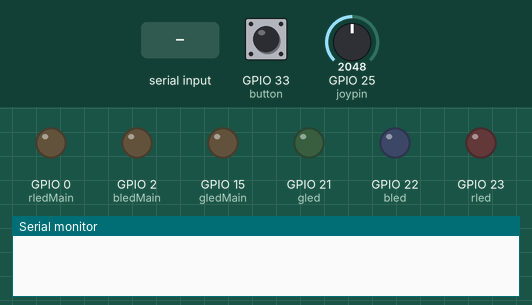
A sketch run on a simulated ESP32. Parts: output pins drawn as LEDs (lit = HIGH), the last lines printed to the serial monitor. Dashed ring = blinking. Inputs (shaded band) come from the test bench; at power-on: GPIO 25 (joypin) = 2048, GPIO 33 (button) HIGH.

Above: at 1.2 s.
1.3 s: GPIO 25 (joypin) set to 3943
2.8 s: GPIO 25 (joypin) set to 4033
At 3.25 s:
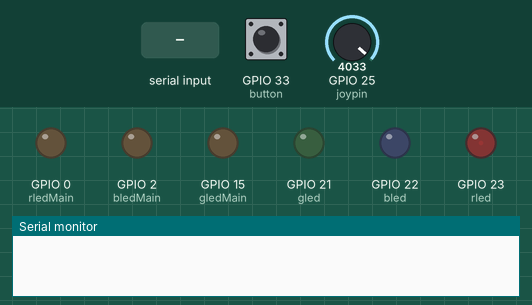
6.3 s: "s90\n" received over Serial
At 7.25 s:
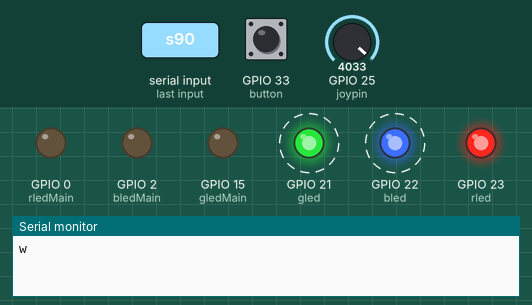
9.8 s: "90,45\n" received over Serial
At 10.25 s:
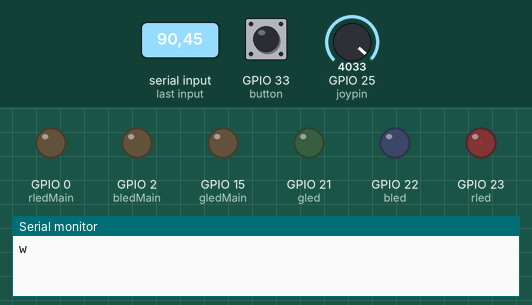
13.3 s: GPIO 33 (button) pulled LOW for 0.15 s
At 13.75 s:
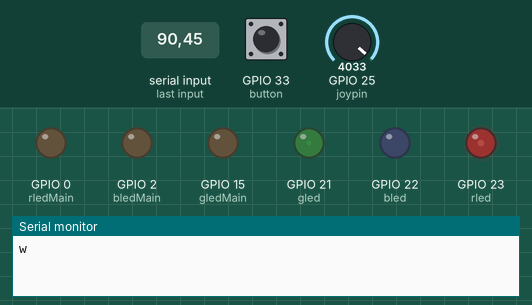
16.8 s: GPIO 33 (button) pulled LOW for 1 s
At 17.75 s:
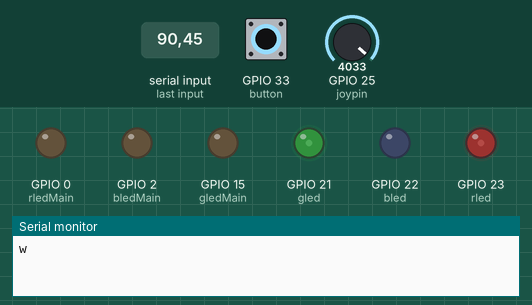
Timing chart, 0 to 24.5 s (numbered marks = the images above; inputs shaded):
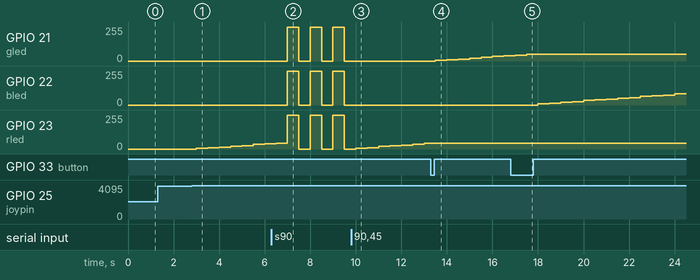

Measured:
- after the input at 1.3 s, every drawn part: stays the same
- after the input at 2.8 s, GPIO 23 (rled): moves from 0/255 to 40/255 over 3.0 s, starting after 0.20 s
- after the input at 6.3 s, GPIO 21 (gled), GPIO 22 (bled): alternates 255/255 for 0.50 s and 0/255 for 0.50 s, starting after 0.70 s
- after the input at 9.8 s, GPIO 21 (gled), GPIO 22 (bled): stops changing and stays 0/255
- after the input at 13.3 s, GPIO 21 (gled): moves from 0/255 to 40/255 over 3.0 s, starting after 0.20 s; GPIO 23 (rled): stays 45/255 (without the input it goes to 50/255 after 0.20 s)
- after the input at 16.8 s, GPIO 21 (gled): goes on until 17.5 s, then stays 50/255; GPIO 22 (bled): moves from 0/255 to 85/255 over 6.0 s, starting after 1.2 s

The sketch:

m2t2.ino
```cpp
#include <EasyButton.h>

#define NO_STATE 0
#define B_STATE 1
#define T_STATE 2
#define S_STATE 3
#define W_STATE 4
#define R_STATE 5
#define CMD_BUFF_LEN 13

int rled = 23;
int rval = 0;
int bled = 22;
int bval = 0;
int gled = 21;
int gval = 0;

int rledMain = 0;
int bledMain = 2;
int gledMain = 15;

int ledArray[3] = {0, 0, 0}; //0 = red, 1 = green, 2 = blue
int mainLed[3] = {0, 0, 0};

int state = 0;

int joypin = 25;
EasyButton button(33);

int clearBoard = 0;

char c; // IN char
char str[CMD_BUFF_LEN];
uint8_t idx = 0; // Reading index
String bufferRead;

int comstate = 0;

void setColors(int joyinput, int state){ //state = color index, increment = -1, 0, 1
  int increment;
  if(joyinput < 100){
    increment = -1;
  }
  else if(joyinput > 4000){
    increment = 1;
  }
  else{
    increment = 0;
  }
  ledArray[state] += increment * 5;

  if(ledArray[state] > 255){
    ledArray[state] = 255;
  }
  else if(ledArray[state] < 0){
    ledArray[state] = 0;
  }
}

void setState(){
  if(state == 0){
    state = 1;
  }
  else if(state == 1){
    state = 2;
  }
  else{
    state = 0;
  }
}

int interpret(char c){
  if(c == 'b'){
    return B_STATE;
  }
  else if(c == 't'){
    return T_STATE;
  }
  else if(c == 's'){
    return S_STATE;
  }
  else if(c == 'w'){
    return W_STATE;
  }
  else if(c == 'r'){
    return R_STATE;
  }
  else{
    return NO_STATE;
  }

}

int calculateDist(){
  int val1 = ledArray[0];
  int val2 = ledArray[1];
  int val3 = ledArray[2];
  int ret = 0;

  double distance = sqrt((val1 - mainLed[0])^2 + (val2 - mainLed[1])^2 + (val3 - mainLed[2])^2);

  if(distance < 100){
    ret = 1;
  }

  return ret;
}

void setup(){
  Serial.begin(115200);          //  setup serial
  pinMode(rled, OUTPUT);
  pinMode(bled, OUTPUT);
  pinMode(gled, OUTPUT);
  pinMode(rledMain, OUTPUT);
  pinMode(bledMain, OUTPUT);
  pinMode(gledMain, OUTPUT);
  pinMode(joypin, INPUT);
  button.begin();
  button.onPressed(setState);
}

void loop(){
  button.read();
  if(Serial.available() > 0){
    c = Serial.read();
    if(c != '\n'){ // Still reading
      str[idx++] = c; // Parse the string byte (char) by byte
    }
    else{ // Done reading
      str[idx] = '\0'; // Convert it to a string
      comstate = interpret(str[0]);

      if(comstate == T_STATE){
        int i1, i2, i3;
        if (3 == sscanf(str, "%*[^0123456789]%d%*[^0123456789]%d%*[^0123456789]%d", &i1, &i2, &i3)){
          mainLed[0] = i1;
          mainLed[1] = i2;
          mainLed[2] = i3;
        }
      }
      idx = 0;
    }
  }
  if(millis() % 500 == 0){
    int joyinput = analogRead(joypin);
    setColors(joyinput, state);

    if(comstate == B_STATE){
      ledArray[0] = 0;
      ledArray[1] = 0;
      ledArray[2] = 0;
      comstate = NO_STATE;
    }
    else if(comstate == T_STATE){
      comstate = NO_STATE;
    }
    else if(comstate == S_STATE){ //calculate in ESP
      int win = calculateDist();

      if(win){
        Serial.write("w");
        comstate = W_STATE;
      }
      else{
        comstate = NO_STATE;
      }
    }
    else if(comstate == W_STATE){
      if(millis() % 1000 >= 500){
        ledArray[0] = 0;
        ledArray[1] = 0;
        ledArray[2] = 0;
      }
      else{
        ledArray[0] = 255;
        ledArray[1] = 255;
        ledArray[2] = 255;
      }
    }
    else if(comstate == R_STATE){
        ledArray[0] = 0;
        ledArray[1] = 0;
        ledArray[2] = 0;
        mainLed[0] = 0;
        mainLed[1] = 0;
        mainLed[2] = 0;
      comstate = NO_STATE;
    }
    analogWrite(rledMain, mainLed[0]);
    analogWrite(gledMain, mainLed[1]);
    analogWrite(bledMain, mainLed[2]);
    analogWrite(rled, ledArray[0]);
    analogWrite(gled, ledArray[1]);
    analogWrite(bled, ledArray[2]);
    // Serial.println(ledArray[0]);
    // Serial.println(ledArray[1]);
    // Serial.println(ledArray[2]);
  }
}
```
